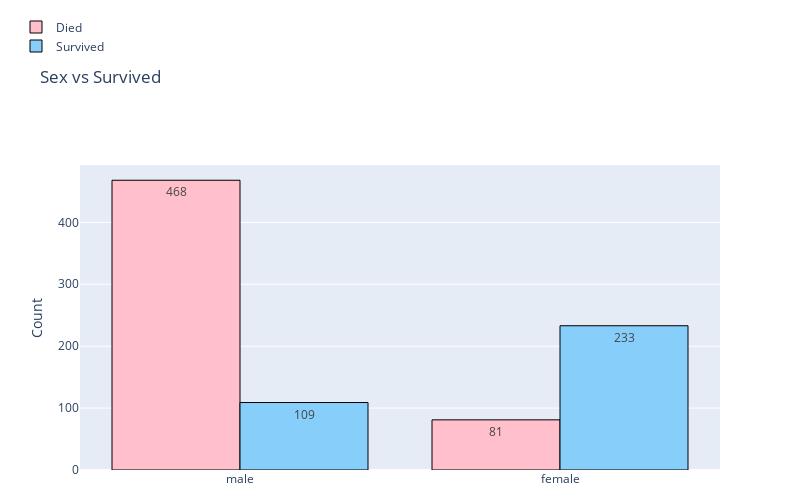

This figure's notebook cell:
### Code cell
barplot('Sex', 'Sex vs Survived')

### Figure 1 — Plotly figure (JSON) as saved in the notebook; plotly's stock layout.template omitted (floating-point values rounded to 4 significant figures)
{"data": [{"marker": {"color": "pink", "line": {"color": "#000000", "width": 1}}, "name": "Died", "opacity": 1, "text": ["468", "81"], "textposition": "auto", "type": "bar", "x": ["male", "female"], "y": [468, 81]}, {"marker": {"color": "lightskyblue", "line": {"color": "#000000", "width": 1}}, "name": "Survived", "opacity": 1, "text": ["233", "109"], "textposition": "auto", "type": "bar", "x": ["female", "male"], "y": [233, 109]}], "layout": {"autosize": true, "height": 500, "legend": {"x": -0.1, "y": 1.5}, "margin": {"b": 30}, "title": {"text": "Sex vs Survived"}, "width": 800, "yaxis": {"title": {"text": "Count"}}}}
